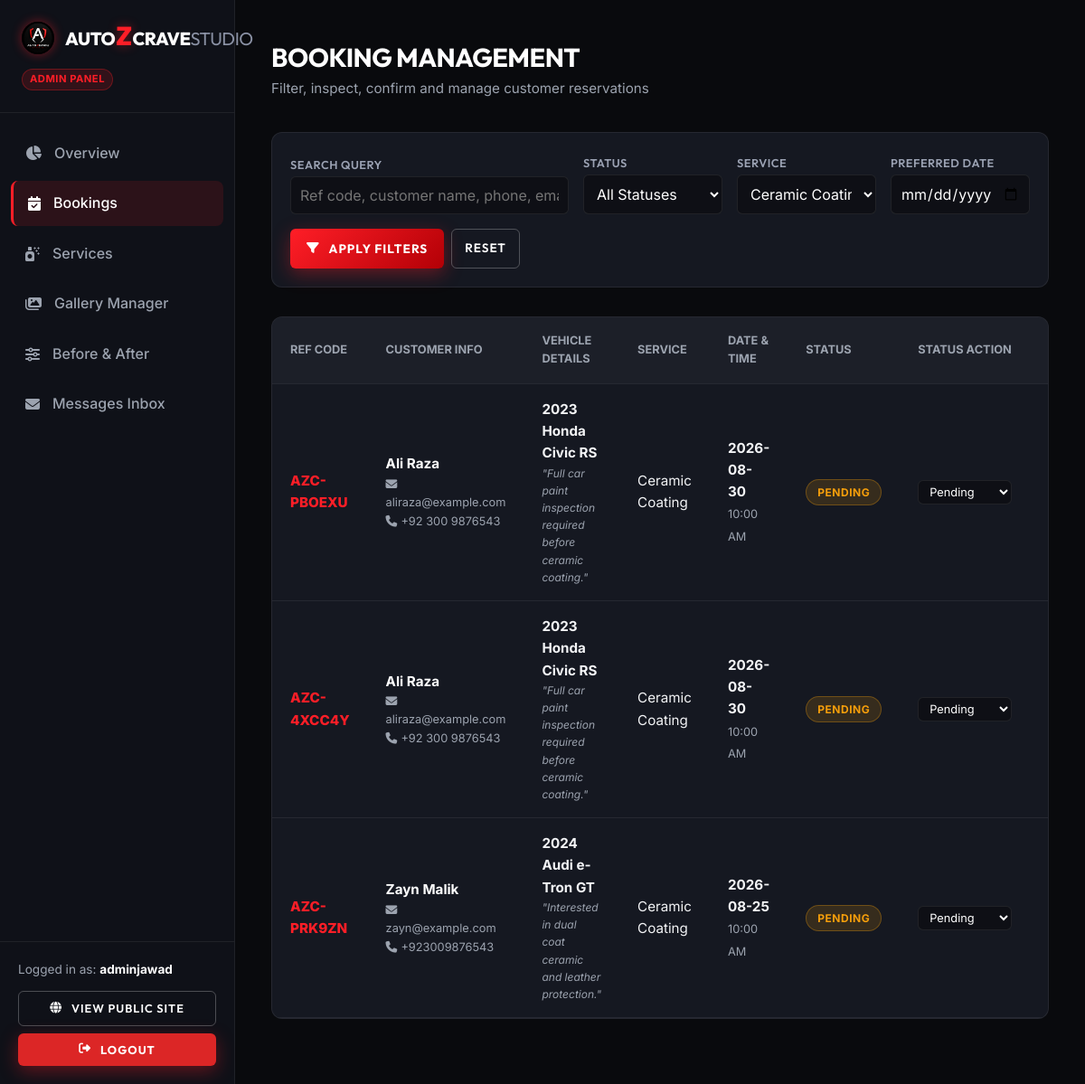
The page /admin/bookings?service_id=1 (signed in) on the database its author committed.
### models/user.py (models this page shows, shortened)
class User(UserMixin, db.Model):
    __tablename__ = 'users'
    id = db.Column(db.Integer, primary_key=True)
    name = db.Column(db.String(100), nullable=False)
    email = db.Column(db.String(120), unique=True, nullable=False, index=True)
    password_hash = db.Column(db.String(256), nullable=False)
    role = db.Column(db.String(20), nullable=False, default='customer')  # 'admin' or 'customer'
    created_at = db.Column(db.DateTime, default=datetime.utcnow)
    def is_admin(self):
        return self.role == 'admin'

### models/booking.py (models this page shows, shortened)
class Booking(db.Model):
    __tablename__ = 'bookings'
    id = db.Column(db.Integer, primary_key=True)
    reference_code = db.Column(db.String(20), unique=True, nullable=False, default=generate_booking_ref, index=True)
    customer_name = db.Column(db.String(100), nullable=False)
    customer_email = db.Column(db.String(120), nullable=False)
    customer_phone = db.Column(db.String(30), nullable=False)
    vehicle_make = db.Column(db.String(50), nullable=False)
    vehicle_model = db.Column(db.String(50), nullable=False)
    vehicle_year = db.Column(db.String(10), nullable=False)
    service_id = db.Column(db.Integer, db.ForeignKey('services.id'), nullable=False)
    preferred_date = db.Column(db.String(20), nullable=False)
    preferred_time = db.Column(db.String(20), nullable=False)
    additional_notes = db.Column(db.Text, nullable=True)
    status = db.Column(db.String(20), default='Pending', nullable=False)  # Pending, Confirmed, Completed, Cancelled
    created_at = db.Column(db.DateTime, default=datetime.utcnow)

### models/service.py (models this page shows, shortened)
class Service(db.Model):
    __tablename__ = 'services'
    id = db.Column(db.Integer, primary_key=True)
    name = db.Column(db.String(100), nullable=False)
    description = db.Column(db.Text, nullable=False)
    price = db.Column(db.String(50), nullable=True)  # e.g., "PKR 45,000" or "Starting PKR 30,000"
    duration = db.Column(db.String(50), nullable=True)  # e.g., "1 - 2 Days"
    image = db.Column(db.String(255), nullable=True)
    is_active = db.Column(db.Boolean, default=True, nullable=False)
    created_at = db.Column(db.DateTime, default=datetime.utcnow)
    bookings = db.relationship('Booking', backref='service', lazy=True, cascade='all, delete-orphan')

### routes/admin.py (the view, shortened to what this page needs)
@admin_bp.route('/bookings')
@admin_required
def bookings():
    search_query = request.args.get('q', '').strip()
    status_filter = request.args.get('status', '').strip()
    service_filter = request.args.get('service_id', type=int)
    date_filter = request.args.get('date', '').strip()
    query = Booking.query
    if status_filter:
        query = query.filter_by(status=status_filter)
    if service_filter:
        query = query.filter_by(service_id=service_filter)
    if date_filter:
        query = query.filter_by(preferred_date=date_filter)
    bookings_list = query.order_by(Booking.created_at.desc()).all()
    services_list = Service.query.all()
    return render_template('admin/bookings.html',
                           bookings=bookings_list,
                           services=services_list,
                           search_query=search_query,
                           status_filter=status_filter,
                           service_filter=service_filter,
                           date_filter=date_filter)

### routes/admin.py (called while the page is built)
def admin_required(f):
    @wraps(f)
    @login_required
    def decorated_function(*args, **kwargs):
        if not current_user.is_admin():
            flash('Admin authorization required.', 'error')
            return redirect(url_for('auth.login'))
        return f(*args, **kwargs)
    return decorated_function

### templates/admin/bookings.html (shortened to what this page needs)
{% extends "admin/base_admin.html" %}
{% block content %}
<div class="admin-header">
    <div>
        <h1 class="admin-page-title">BOOKING MANAGEMENT</h1>
        <p style="color: var(--admin-muted); font-size: 0.95rem;">Filter, inspect, confirm and manage customer reservations</p>
    </div>
</div>
<div class="admin-card-box" style="padding: 20px;">
    <form action="{{ url_for('admin.bookings') }}" method="GET" style="display: flex; gap: 16px; flex-wrap: wrap; align-items: flex-end;">
        <div style="flex: 2; min-width: 200px;">
            <label class="form-label" style="font-size: 0.8rem;">Search Query</label>
            <input type="text" name="q" value="{{ search_query }}" placeholder="Ref code, customer name, phone, email, vehicle..." class="form-control" style="padding: 10px;">
        </div>
        <div style="flex: 1; min-width: 140px;">
            <label class="form-label" style="font-size: 0.8rem;">Status</label>
            <select name="status" class="form-select" style="padding: 10px;">
                <option value="">All Statuses</option>
            </select>
        </div>
        <div style="flex: 1; min-width: 140px;">
            <label class="form-label" style="font-size: 0.8rem;">Service</label>
            <select name="service_id" class="form-select" style="padding: 10px;">
                {% for s in services %}
                <option value="{{ s.id }}" {% if service_filter == s.id %}selected{% endif %}>{{ s.name }}</option>
                {% endfor %}
            </select>
        </div>
        <div style="flex: 1; min-width: 140px;">
            <label class="form-label" style="font-size: 0.8rem;">Preferred Date</label>
            <input type="date" name="date" value="{{ date_filter }}" class="form-control" style="padding: 10px;">
        </div>
        <div style="display: flex; gap: 8px;">
            <button type="submit" class="btn-primary" style="padding: 10px 18px; font-size: 0.85rem;">
                <i class="fa-solid fa-filter"></i> Apply Filters
            </button>
            <a href="{{ url_for('admin.bookings') }}" class="btn-outline" style="padding: 10px 14px; font-size: 0.85rem;">
                Reset
            </a>
        </div>
    </form>
</div>
<div class="admin-table-container">
    <table class="admin-table">
        <thead>
            <tr>
                <th>REF CODE</th>
                <th>CUSTOMER INFO</th>
                <th>VEHICLE DETAILS</th>
                <th>SERVICE</th>
                <th>DATE & TIME</th>
                <th>STATUS</th>
                <th>STATUS ACTION</th>
                <th>REMOVE</th>
            </tr>
        </thead>
        <tbody>
            {% for b in bookings %}
            <tr>
                <td style="font-weight: 800; color: var(--admin-red);">{{ b.reference_code }}</td>
                <td>
                    <strong style="color:#fff; display:block;">{{ b.customer_name }}</strong>
                    <div style="font-size: 0.8rem; color: var(--admin-muted);">
                        <i class="fa-solid fa-envelope" style="margin-right: 4px;"></i>{{ b.customer_email }}<br>
                        <i class="fa-solid fa-phone" style="margin-right: 4px;"></i>{{ b.customer_phone }}
                    </div>
                </td>
                <td>
                    <strong>{{ b.vehicle_year }} {{ b.vehicle_make }} {{ b.vehicle_model }}</strong>
                    {% if b.additional_notes %}
                    <div style="font-size: 0.75rem; color: var(--admin-muted); max-width: 200px; font-style: italic;">
                        "{{ b.additional_notes }}"
                    </div>
                    {% endif %}
                </td>
                <td>{{ b.service.name }}</td>
                <td>
                    <strong style="display:block;">{{ b.preferred_date }}</strong>
                    <span style="font-size: 0.8rem; color: var(--admin-muted);">{{ b.preferred_time }}</span>
                </td>
                <td>
                    <span class="badge badge-{{ b.status.lower() }}">{{ b.status }}</span>
                </td>
                <td>
                    <form action="{{ url_for('admin.update_booking_status', booking_id=b.id) }}" method="POST" style="display: flex; gap: 4px; flex-wrap: wrap;">
                        <select name="status" class="form-select" style="padding: 4px 8px; font-size: 0.8rem; width: auto;" onchange="this.form.submit()">
                            <option value="Pending" {% if b.status == 'Pending' %}selected{% endif %}>Pending</option>
                        </select>
                    </form>
                </td>
                <td>
                </td>
            </tr>
            {% else %}
            <tr>
                <td colspan="8" style="text-align: center; color: var(--admin-muted); padding: 40px;">No bookings match the filter criteria.</td>
            </tr>
            {% endfor %}
        </tbody>
    </table>
</div>
{% endblock %}

### templates/admin/base_admin.html (shortened to what this page needs)
<!DOCTYPE html>
<html lang="en">
<head>
    <link rel="stylesheet" href="https://cdnjs.cloudflare.com/ajax/libs/font-awesome/6.4.0/css/all.min.css">
    <link rel="stylesheet" href="{{ url_for('static', filename='css/style.css') }}">
    <link rel="stylesheet" href="{{ url_for('static', filename='css/admin.css') }}">
</head>
<body class="admin-body">
    <aside class="admin-sidebar">
        <div class="admin-sidebar-header">
            <a href="{{ url_for('admin.dashboard') }}" class="brand-logo" style="font-size: 1.25rem;">
                <img src="{{ url_for('static', filename='images/logo.jpg') }}" alt="AutozCraveStudio Logo" class="brand-logo-img" style="height: 36px;">
                <span>Auto<span class="z-red">Z</span>Crave<span class="studio-gray">Studio</span></span>
            </a>
            <span style="display:inline-block; font-size:0.7rem; color:var(--red-z); background:rgba(255,30,39,0.15); border:1px solid rgba(255,30,39,0.3); padding:2px 8px; border-radius:50px; font-weight:700; margin-top:8px; letter-spacing:0.5px;">ADMIN PANEL</span>
        </div>
        <nav class="admin-nav">
            <a href="{{ url_for('admin.dashboard') }}" class="admin-nav-item {% if request.endpoint == 'admin.dashboard' %}active{% endif %}">
                <i class="fa-solid fa-chart-pie"></i> Overview
            </a>
            <a href="{{ url_for('admin.bookings') }}" class="admin-nav-item {% if request.endpoint == 'admin.bookings' %}active{% endif %}">
                <i class="fa-solid fa-calendar-check"></i> Bookings
            </a>
            <a href="{{ url_for('admin.services') }}" class="admin-nav-item {% if request.endpoint == 'admin.services' %}active{% endif %}">
                <i class="fa-solid fa-spray-can-sparkles"></i> Services
            </a>
            <a href="{{ url_for('admin.gallery') }}" class="admin-nav-item {% if request.endpoint == 'admin.gallery' %}active{% endif %}">
                <i class="fa-solid fa-images"></i> Gallery Manager
            </a>
            <a href="{{ url_for('admin.before_after') }}" class="admin-nav-item {% if request.endpoint == 'admin.before_after' %}active{% endif %}">
                <i class="fa-solid fa-sliders"></i> Before & After
            </a>
            <a href="{{ url_for('admin.messages') }}" class="admin-nav-item {% if request.endpoint == 'admin.messages' %}active{% endif %}">
                <i class="fa-solid fa-envelope"></i> Messages Inbox
            </a>
        </nav>
        <div class="admin-sidebar-footer">
            <div style="font-size: 0.85rem; color: var(--admin-muted); margin-bottom: 12px;">
                Logged in as: <strong style="color:#fff;">{{ current_user.name }}</strong>
            </div>
            <a href="{{ url_for('main.index') }}" class="btn-outline" target="_blank" style="width: 100%; padding: 8px 14px; font-size: 0.8rem; margin-bottom: 8px;">
                <i class="fa-solid fa-globe"></i> View Public Site
            </a>
            <a href="{{ url_for('auth.logout') }}" class="btn-primary" style="width: 100%; padding: 8px 14px; font-size: 0.8rem; background: #dc2626;">
                <i class="fa-solid fa-right-from-bracket"></i> Logout
            </a>
        </div>
    </aside>
    <main class="admin-main">
        {% block content %}{% endblock %}
    </main>
</body>
</html>

### static/css/style.css (style rules this page uses)
:root { --bg-dark: #0a0b0e; --bg-surface: #11131a; --bg-card: rgba(20, 24, 34, 0.75); --bg-card-hover: rgba(28, 33, 46, 0.85); --border-color: rgba(255, 255, 255, 0.08); --border-accent: rgba(255, 30, 39, 0.4); --text-main: #ffffff; --text-muted: #9aa1b2; --text-subtle: #6c758d; --red-z: #ff1e27; --red-glow: rgba(255, 30, 39, 0.45); --red-gradient: linear-gradient(135deg, #ff1e27 0%, #b30006 100%); --font-heading: 'Outfit', 'Montserrat', -apple-system, sans-serif; --font-body: 'Inter', -apple-system, sans-serif; --radius-sm: 6px; --radius-md: 12px; --radius-lg: 20px; --transition: all 0.3s cubic-bezier(0.16, 1, 0.3, 1); }
*, *::before, *::after { box-sizing: border-box; margin: 0; padding: 0; }
html { scroll-behavior: smooth; font-size: 16px; }
body { background-color: var(--bg-dark); color: var(--text-main); font-family: var(--font-body); line-height: 1.6; overflow-x: hidden; min-height: 100vh; display: flex; flex-direction: column; }
h1, h2, h3, h4, h5, h6 { font-family: var(--font-heading); font-weight: 700; letter-spacing: -0.02em; color: var(--text-main); }
a { color: inherit; text-decoration: none; transition: var(--transition); }
img { max-width: 100%; height: auto; display: block; }
.brand-logo { font-family: var(--font-heading); font-size: 1.6rem; font-weight: 800; letter-spacing: -0.5px; text-transform: uppercase; color: #ffffff; display: inline-flex; align-items: center; gap: 12px; margin-right: 40px; }
.brand-logo-img { height: 44px; width: auto; border-radius: 50%; box-shadow: 0 0 12px var(--red-glow); transition: transform 0.3s ease; }
.brand-logo .z-red { color: var(--red-z); text-shadow: 0 0 12px var(--red-glow); font-size: 1.8rem; line-height: 1; margin: 0 1px; }
.brand-logo .studio-gray { color: #8a91a4; font-weight: 400; }
.btn-primary { display: inline-flex; align-items: center; justify-content: center; gap: 10px; background: var(--red-gradient); color: #ffffff; font-family: var(--font-heading); font-weight: 700; text-transform: uppercase; letter-spacing: 1px; padding: 14px 32px; border-radius: var(--radius-sm); border: none; cursor: pointer; box-shadow: 0 6px 20px rgba(255, 30, 39, 0.35); transition: var(--transition); }
.btn-outline { display: inline-flex; align-items: center; justify-content: center; gap: 10px; background: transparent; color: #ffffff; font-family: var(--font-heading); font-weight: 600; text-transform: uppercase; letter-spacing: 1px; padding: 13px 30px; border-radius: var(--radius-sm); border: 1px solid rgba(255, 255, 255, 0.25); cursor: pointer; transition: var(--transition); }
.form-label { font-family: var(--font-heading); font-size: 0.9rem; font-weight: 600; text-transform: uppercase; letter-spacing: 0.5px; color: var(--text-muted); }
.form-control, .form-select { width: 100%; padding: 14px 18px; background: rgba(10, 11, 14, 0.6); border: 1px solid var(--border-color); border-radius: var(--radius-sm); color: var(--text-main); font-family: var(--font-body); font-size: 1rem; transition: var(--transition); }

### rows shown on the page
User: name "adminjawad"
Booking: reference_code "AZC-PBOEXU", customer_name "Ali Raza", customer_email "aliraza@example.com", customer_phone "+92 300 9876543", vehicle_year "2023", vehicle_make "Honda", vehicle_model "Civic RS", additional_notes "Full car paint inspection required before ceramic coating.", service.name "Ceramic Coating", preferred_date "2026-08-30", preferred_time "10:00 AM", status "PENDING", status "Pending"
Booking: reference_code "AZC-4XCC4Y", customer_name "Ali Raza", customer_email "aliraza@example.com", customer_phone "+92 300 9876543", vehicle_year "2023", vehicle_make "Honda", vehicle_model "Civic RS", additional_notes "Full car paint inspection required before ceramic coating.", service.name "Ceramic Coating", preferred_date "2026-08-30", preferred_time "10:00 AM", status "PENDING", status "Pending"
Booking: reference_code "AZC-PRK9ZN", customer_name "Zayn Malik", customer_email "zayn@example.com", customer_phone "+923009876543", vehicle_year "2024", vehicle_make "Audi", vehicle_model "e-Tron GT", additional_notes "Interested in dual coat ceramic and leather protection.", service.name "Ceramic Coating", preferred_date "2026-08-25", preferred_time "10:00 AM", status "PENDING", status "Pending"

### other values the page prints
form field service_id "Ceramic Coating"
